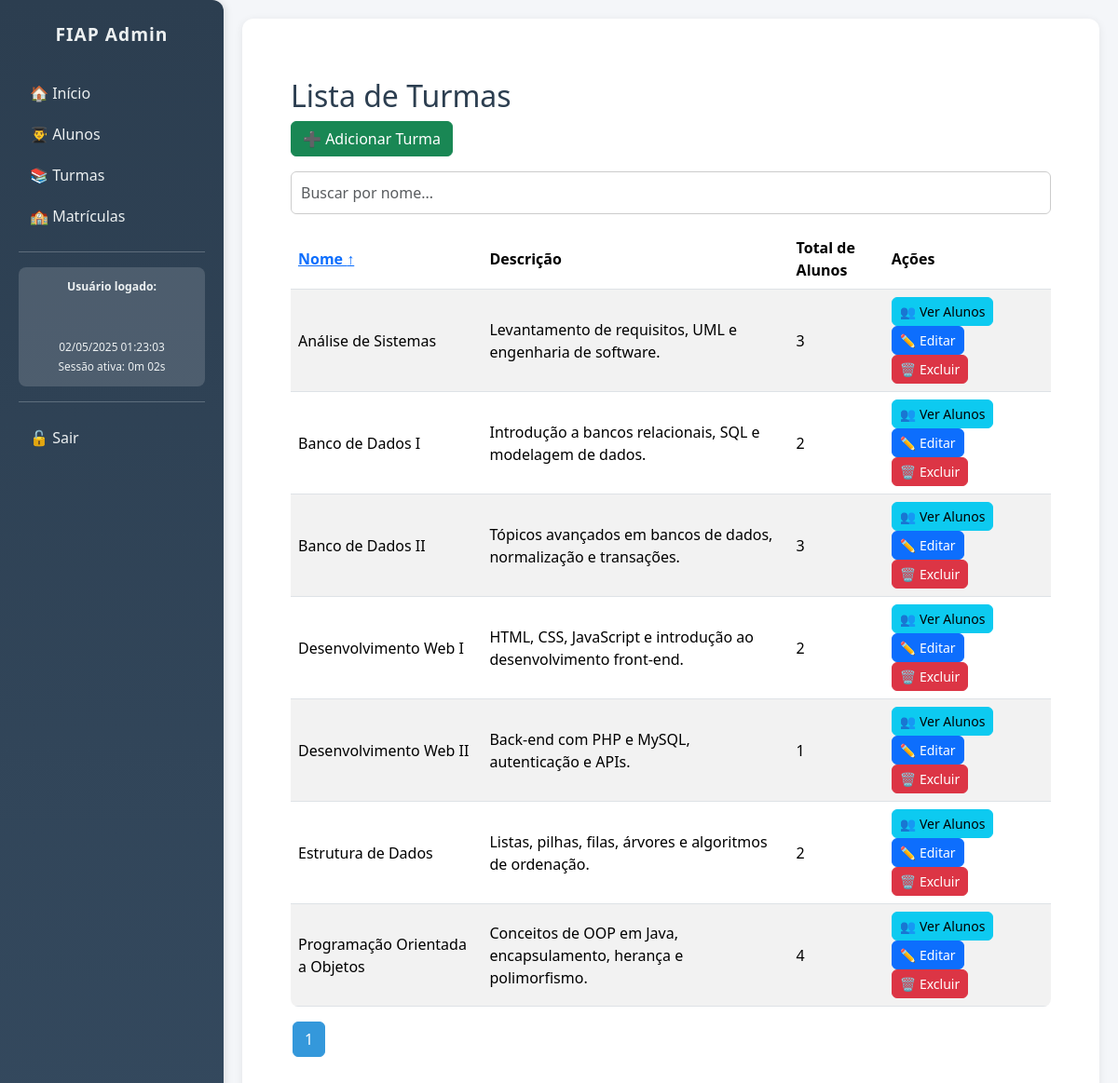
The app's page /views/turmas/list.php (signed in) with its own data.
### tables this page shows
CREATE TABLE turmas (
  id INT AUTO_INCREMENT PRIMARY KEY,
  nome VARCHAR(50) NOT NULL UNIQUE,
  descricao VARCHAR(255) NOT NULL
);

### views/turmas/list.php (the view, shortened to what this page needs)
<?php
include '../../includes/db.php';
$ordenar = $_GET['ordenar'] ?? 'nome';
$sentido = $_GET['sentido'] ?? 'asc';
$porPagina = 10;
$pagina = isset($_GET['pagina']) ? max(1, intval($_GET['pagina'])) : 1;
$offset = ($pagina - 1) * $porPagina;
$busca = $_GET['busca'] ?? '';
$parametros = [];
$sqlBase = "FROM turmas t
            LEFT JOIN matriculas m ON t.id = m.turma_id";
$where = "";
$sqlContagem = "SELECT COUNT(DISTINCT t.id) $sqlBase $where";
$contaStmt = $pdo->prepare($sqlContagem);
$contaStmt->execute($parametros);
$totalTurmas = $contaStmt->fetchColumn();
$totalPaginas = ceil($totalTurmas / $porPagina);
$sql = "SELECT t.*, COUNT(m.id) AS total_alunos
        $sqlBase
        $where
        GROUP BY t.id
        ORDER BY $ordenar $sentido
        LIMIT :limit OFFSET :offset";
$stmt = $pdo->prepare($sql);
$stmt->bindValue(":limit", $porPagina, PDO::PARAM_INT);
$stmt->bindValue(":offset", $offset, PDO::PARAM_INT);
$stmt->execute();
$turmas = $stmt->fetchAll(PDO::FETCH_ASSOC);
include '../../includes/header.php';
?>
<div class="container py-4">
    <h2>Lista de Turmas</h2>
    <a href="create.php" class="btn btn-success mb-3">➕ Adicionar Turma</a>
    <input type="text" name="busca" id="campoBusca" class="form-control mb-3" placeholder="Buscar por nome..." value="<?= htmlspecialchars($busca) ?>">
    <?php if (count($turmas) > 0): ?>
        <table class="table table-striped">
            <thead>
                <tr>
                    <th>
                        <a href="?ordenar=nome&sentido=<?= ($ordenar == 'nome' && $sentido == 'asc') ? 'desc' : 'asc' ?><?= $busca ? '&busca=' . urlencode($busca) : '' ?>">Nome <?= ($ordenar == 'nome') ? ($sentido == 'asc' ? '↑' : '↓') : '' ?></a>
                    </th>
                    <th>Descrição</th>
                    <th>Total de Alunos</th>
                    <th>Ações</th>
                </tr>
            </thead>
            <tbody>
                <?php foreach ($turmas as $turma): ?>
                    <tr>
                        <td><?= htmlspecialchars($turma['nome']) ?></td>
                        <td><?= htmlspecialchars($turma['descricao']) ?></td>
                        <td><?= $turma['total_alunos'] ?></td>
                        <td>
                            <a href="view_alunos.php?id=<?= $turma['id'] ?>" class="btn btn-info btn-sm">👥 Ver Alunos</a>
                            <a href="edit.php?id=<?= $turma['id'] ?>" class="btn btn-primary btn-sm">✏️ Editar</a>
                            <a href="#" class="btn btn-danger btn-sm" data-bs-toggle="modal" data-bs-target="#confirmDeleteModal" data-id="<?= $turma['id'] ?>" data-nome="<?= htmlspecialchars($turma['nome']) ?>">🗑️ Excluir</a>
                        </td>
                    </tr>
                <?php endforeach; ?>
            </tbody>
        </table>
        <nav>
            <ul class="pagination">
                <?php for ($i = 1; $i <= $totalPaginas; $i++): ?>
                    <li class="page-item <?= $i == $pagina ? 'active' : '' ?>">
                        <a class="page-link" href="?pagina=<?= $i ?>&ordenar=<?= $ordenar ?>&sentido=<?= $sentido ?><?= $busca ? '&busca=' . urlencode($busca) : '' ?>"><?= $i ?></a>
                    </li>
                <?php endfor; ?>
            </ul>
        </nav>
    <?php else: ?>
        <div class="alert alert-info">Nenhuma turma cadastrada<?= $busca ? " com o nome \"$busca\"" : "" ?>.</div>
    <?php endif; ?>
</div>
<?php include '../../includes/footer.php'; ?>

### records on screen
turmas: nome "Análise de Sistemas", descricao "Levantamento de requisitos, UML e engenharia de software.", total_alunos "3"
turmas: nome "Banco de Dados I", descricao "Introdução a bancos relacionais, SQL e modelagem de dados.", total_alunos "2"
turmas: nome "Banco de Dados II", descricao "Tópicos avançados em bancos de dados, normalização e transações.", total_alunos "3"
turmas: nome "Desenvolvimento Web I", descricao "HTML, CSS, JavaScript e introdução ao desenvolvimento front-end.", total_alunos "2"
turmas: nome "Desenvolvimento Web II", descricao "Back-end com PHP e MySQL, autenticação e APIs.", total_alunos "1"
turmas: nome "Estrutura de Dados", descricao "Listas, pilhas, filas, árvores e algoritmos de ordenação.", total_alunos "2"
turmas: nome "Programação Orientada a Objetos", descricao "Conceitos de OOP em Java, encapsulamento, herança e polimorfismo.", total_alunos "4"
